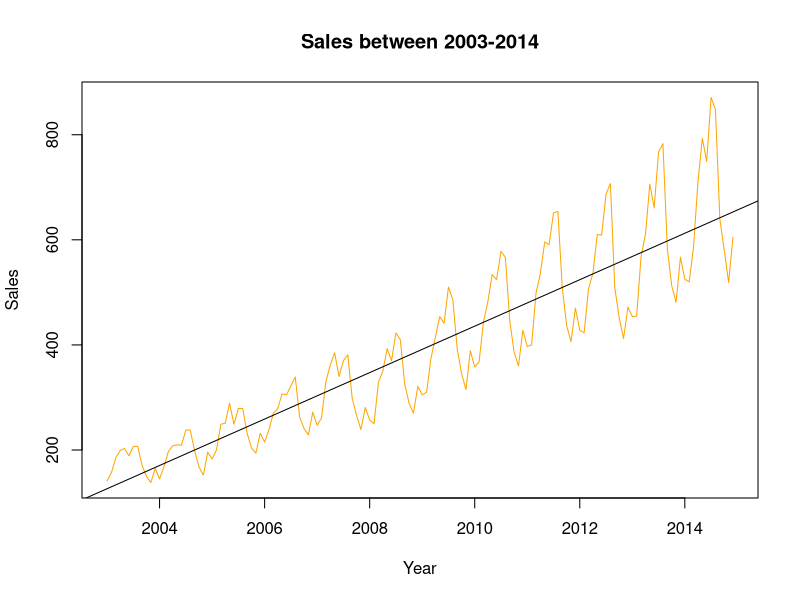
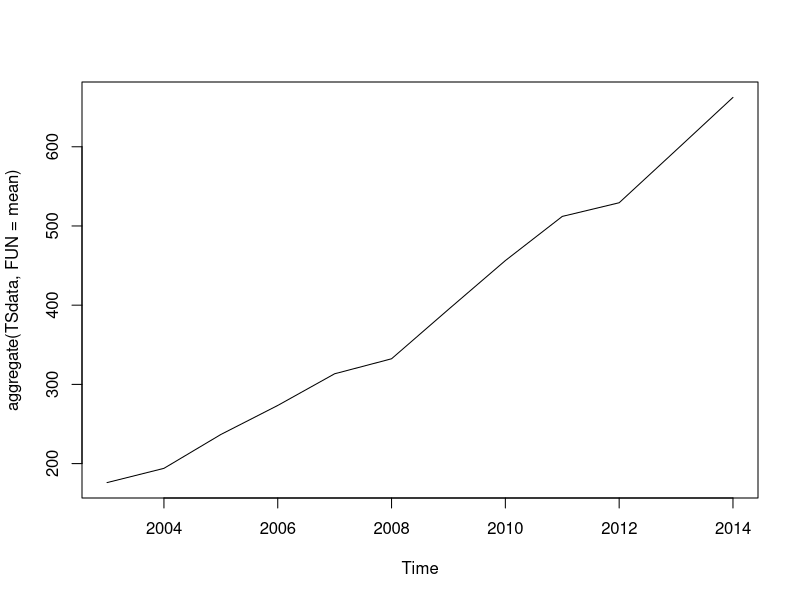
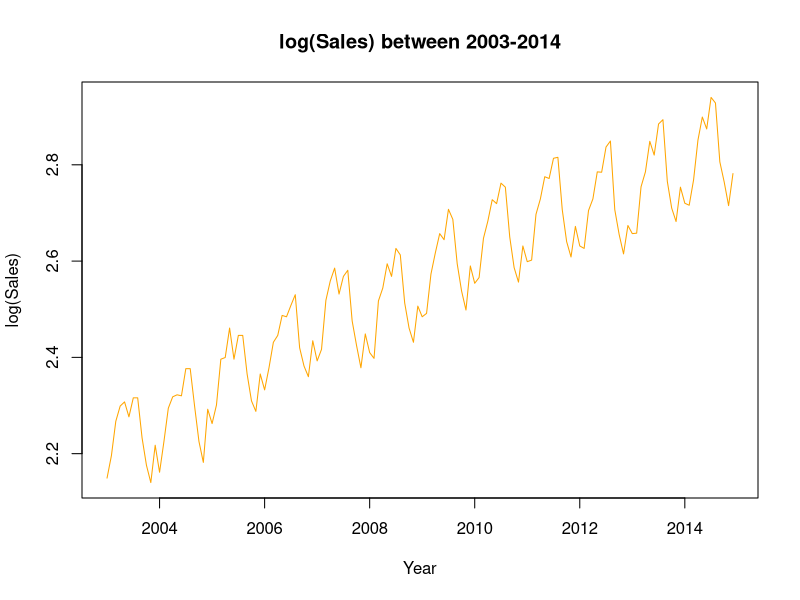
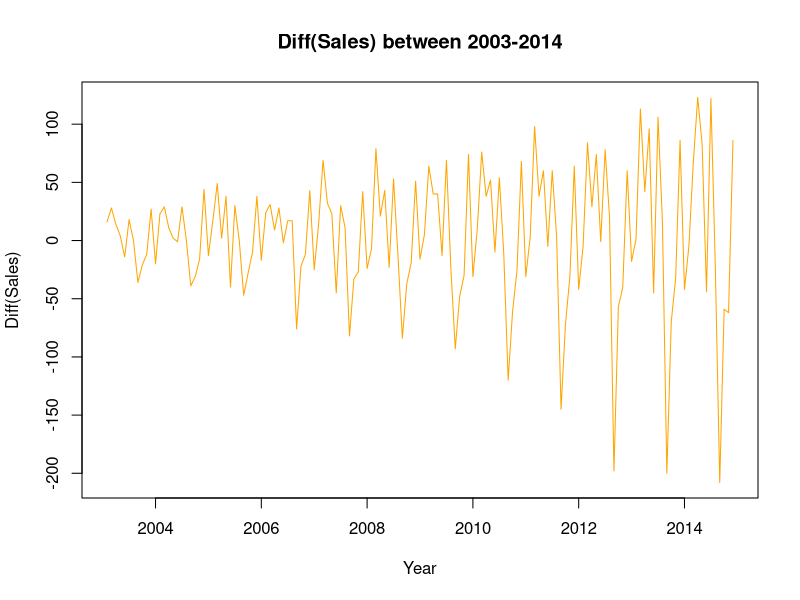
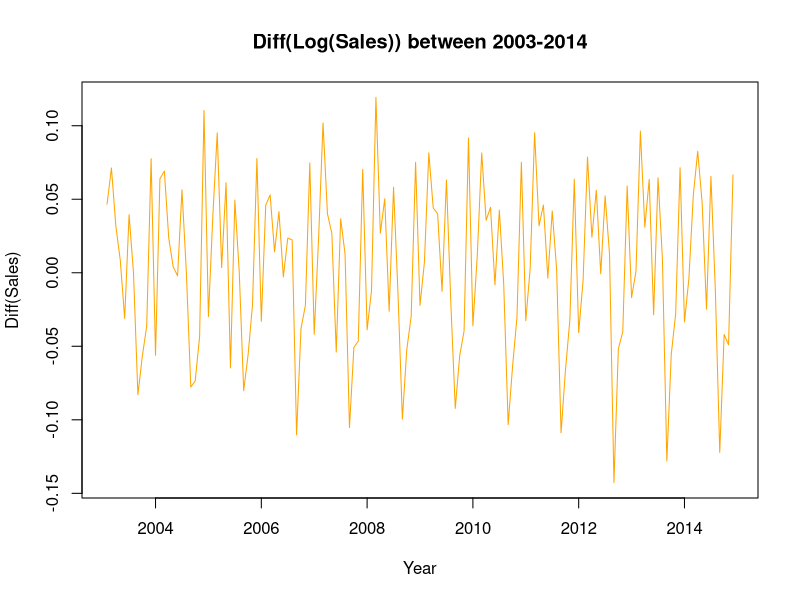
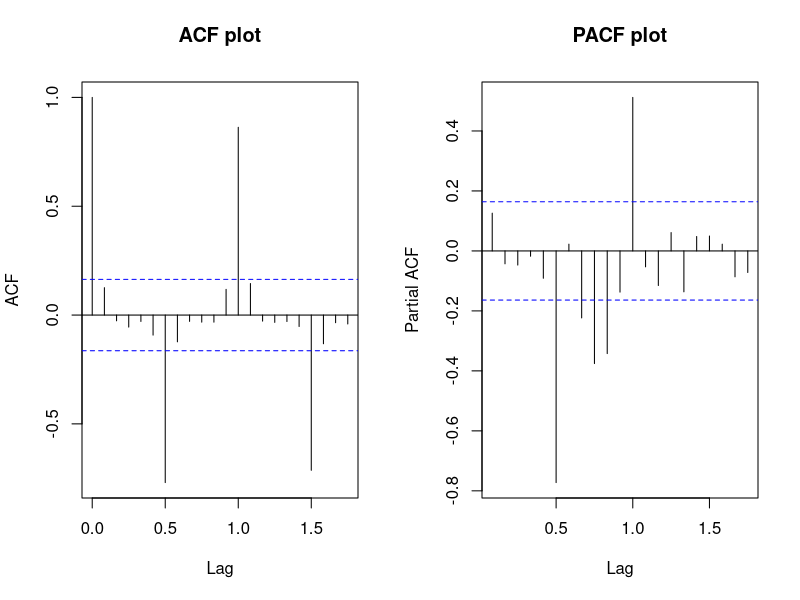
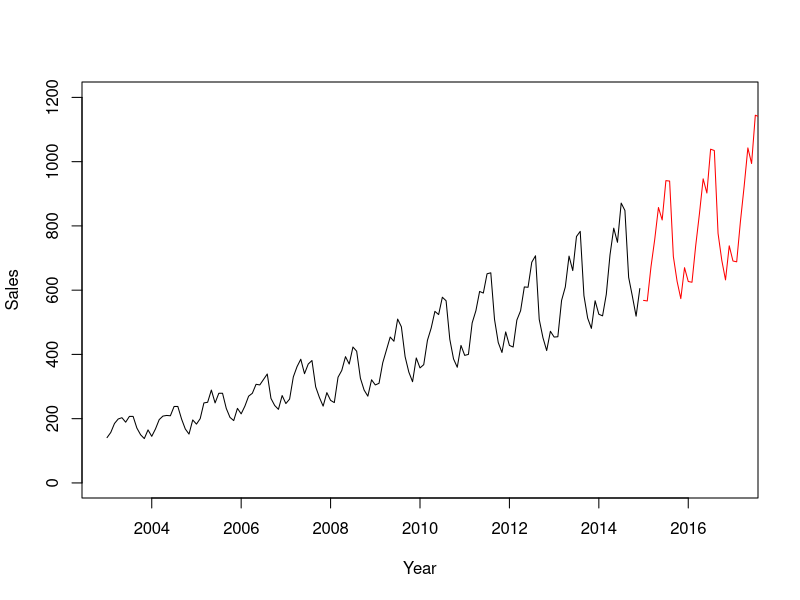
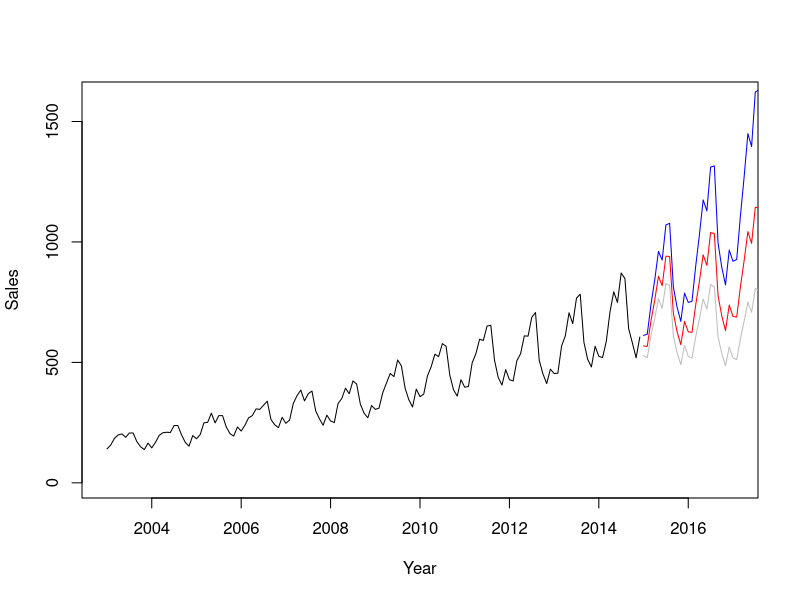

R code for these plots, in order:
#time Series Forecasting using Arima modelling 

#Forecasting the Sales in thoushand units of a Automobile company for the next 36 months

list.of.packages <- c("forecast","tseries")
new.packages <- list.of.packages[!(list.of.packages %in% installed.packages()[,"Package"])]
if(length(new.packages)) install.packages(new.packages, repos="http://cran.rstudio.com/")
library(forecast)
library(tseries)
kpss.test

Path<-"desktop/neha/data"
getwd()

data<-read.csv("Sales.csv",header = TRUE)
TSdata=data#To create a backup of original data


head(TSdata)
dim(TSdata)
str(TSdata)
summary(TSdata)
colSums(is.na(TSdata))
names(TSdata)[c(1:2)]=c("Date","Sales")
class(TSdata)

#Transforming the date data into time series
TSdata=ts(TSdata[,2],start=c(2003,1),frequency=12)
class(TSdata)
start(TSdata)
end(TSdata)
frequency(TSdata)
str(TSdata)
TSdata

#2003,1 is the start date and 12 is the frequency of the time series (monthly series)
str(TSdata)


#plotting the sales
plot(TSdata,ylab="Sales", xlab="Year",main="Sales between 2003-2014",col="orange")
abline(reg = lm(TSdata~time(TSdata)))
cycle(TSdata)
plot(aggregate(TSdata,FUN=mean))
#This plot displays the year on year trend in the sales from 2003

#Data has both a trend and drift

#Differencing the data to remove trend and drift

plot(log10(TSdata),ylab="log(Sales)",xlab="Year",main="log(Sales) between 2003-2014",col="orange")
plot(diff(TSdata,differences = 1),ylab="Diff(Sales)",xlab="Year",main="Diff(Sales) between 2003-2014",col="orange")


plot(diff(log10(TSdata),differences = 1),ylab="Diff(Sales)",xlab="Year",main="Diff(Log(Sales)) between 2003-2014",col="orange")

#with Log10 and 1 order of differencing makes the series stationary

#Checking the stationarity of transformed data using the Augmented Dickey-Fuller Test(ADF)

LDTSdata=diff(log10(TSdata),differences = 1)
adf.test(LDTSdata,alternative="stationary")
kpss.test(LDTSdata)

#creating the ACF and PACF plot
par(mfrow=c(1,2))
acf(diff(log10(TSdata)),main="ACF plot")#ACF PLOT -- Moving Average or q
pacf(diff(log10(TSdata)),main="PACF plot")#PACF PLOT -- Auto Regressive or p
#Running the ARIMA model
ARIMAFit=arima((log10(TSdata)),c(0,1,1))#p=0, d = 1, q = 1
ARIMAFit1=arima((log10(TSdata)),c(1,1,1))#p=1, d = 1, q = 1
ARIMAFit2=arima((log10(TSdata)),c(0,1,0))#p=0, d = 1, q = 0
ARIMAFit3=arima((log10(TSdata)),c(1,1,0))#p=1, d = 1, q = 0

summary(ARIMAFit)
summary(ARIMAFit1)
summary(ARIMAFit2)
summary(ARIMAFit3)


#Running the ARIMA model
require(forecast)
ARIMAFit1=auto.arima(log10(TSdata),approximation=TRUE,trace=TRUE)
?auto.arima
?arima
summary(ARIMAFit1)
ARIMAFit1$residuals
#Predicting the future values
pred=predict(ARIMAFit1,n.ahead=36)
pred

#n.ahead is the no. of time series, we want to predict

##Ploting the observed data and forecasted data together
par(mfrow=c(1,1))
plot(TSdata,type="l",xlim=c(2003,2017),ylim=c(1,1200),xlab="Year",ylab="Sales")
lines(10^(pred$pred),col="red")

#plotting the +-2 standard error to range of expected error
plot(TSdata,type="l",xlim=c(2003,2017),ylim=c(1,1600),xlab = "Year",ylab = "Sales")
lines(10^(pred$pred),col="red")
lines(10^(pred$pred+2*pred$se),col="blue")
lines(10^(pred$pred-2*pred$se),col="grey")
## then forecast the result
pred = predict(ARIMAFit1, n.ahead = 36)
write.csv(pred,"predict.csv")

## then do the exponential since you had used log earlier.
normal_result=10^pred$pred
class(normal_result)
normal_result_df<-as.data.frame(normal_result)
Date_Pred_seq<-NULL
Date_Pred_seq<-as.data.frame(seq(as.Date("2015/01/01"),as.Date("2017/12/01"),by = "month"))
final_result_df = cbind(Date_Pred_seq,normal_result_df)
library(dplyr)
colnames(final_result_df)<-c("Date","Sales_Predicted")
write.csv(normal_result,"finalpredict.csv", row.names = FALSE)

plot(normal_result)




